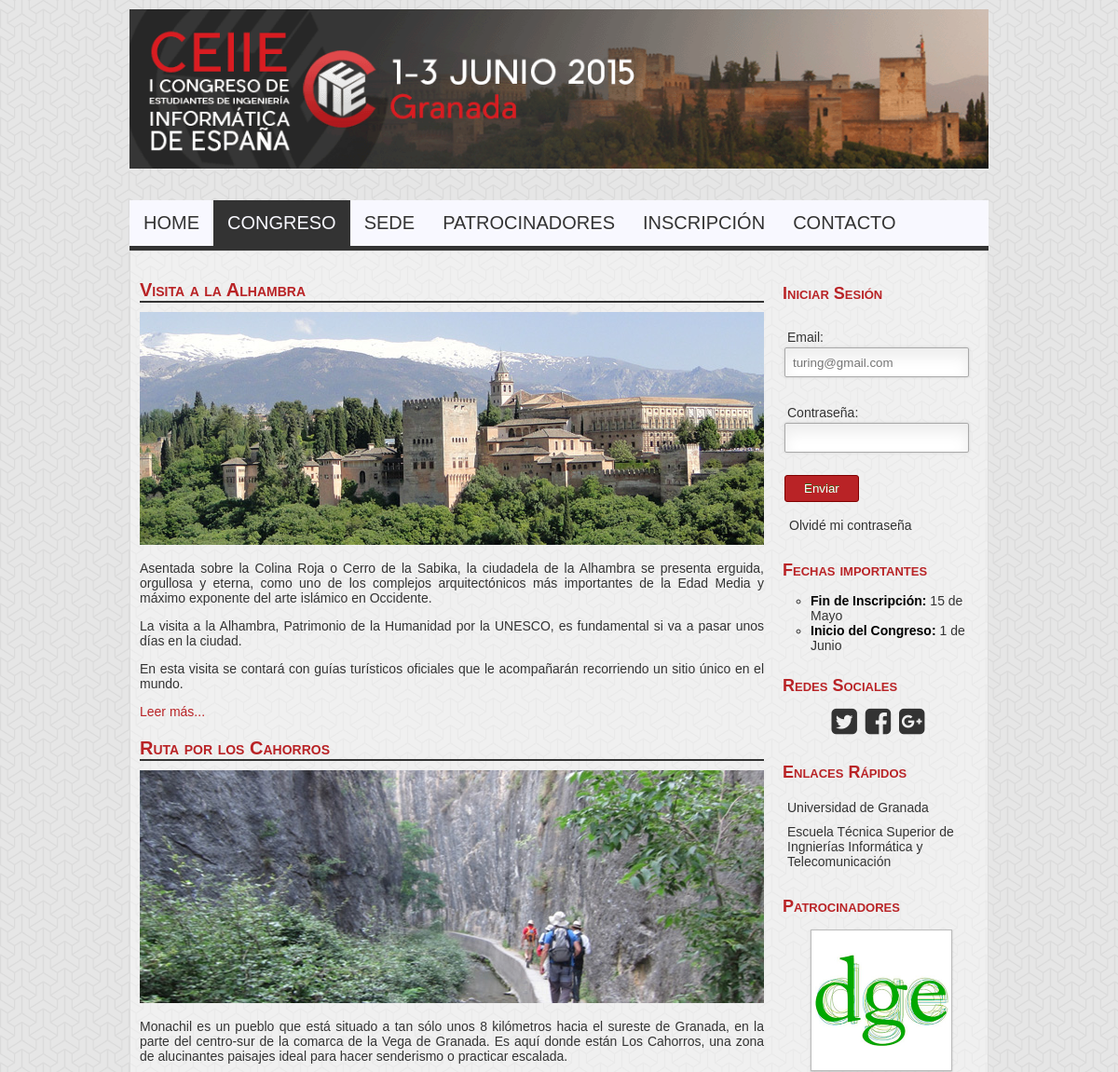
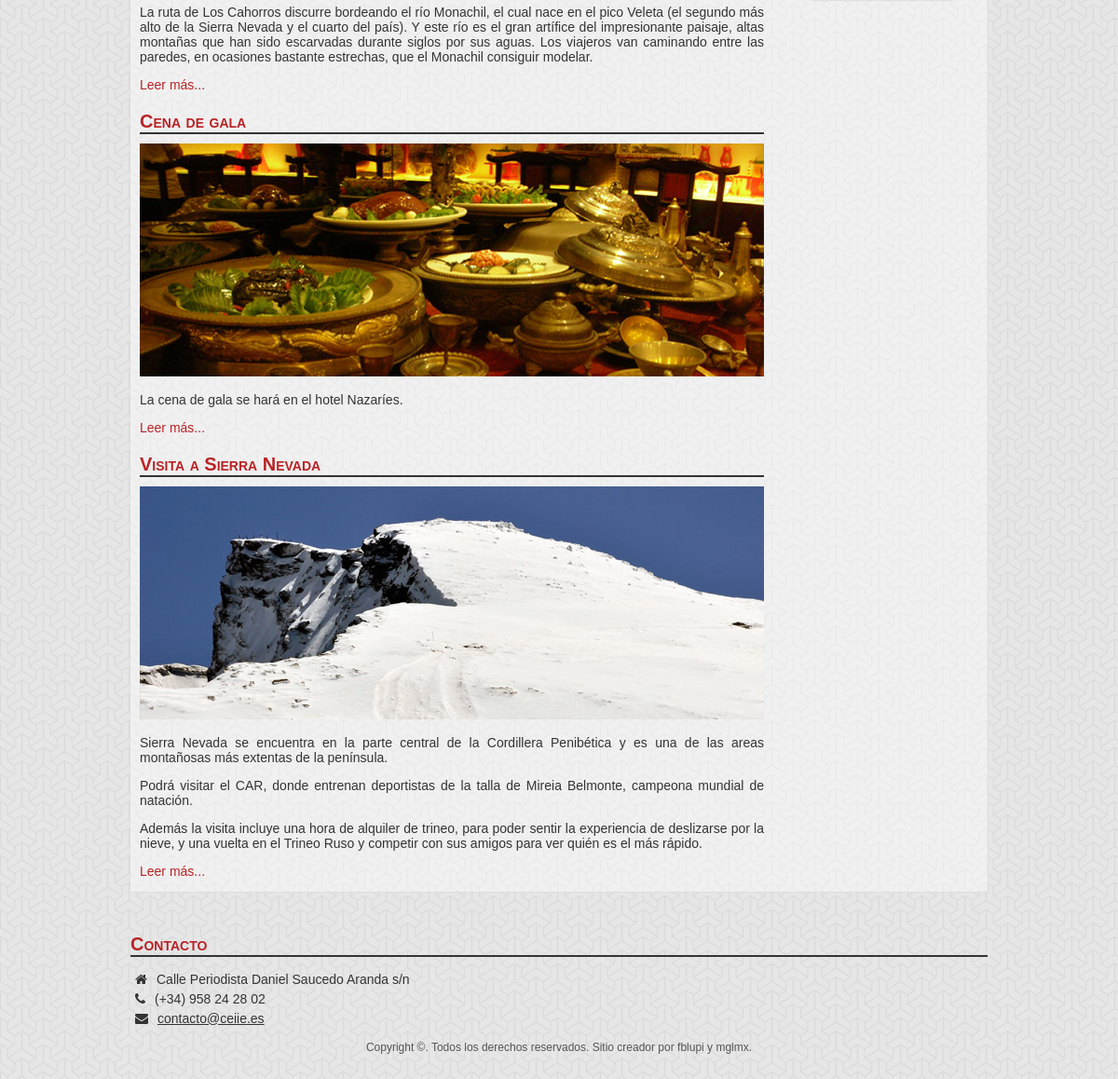
The page /P5/index.php?cat=actividades on the database its author committed (2 pictures, top to bottom).
### tables this page shows
CREATE TABLE IF NOT EXISTS `actividades` (
  `ID_act` varchar(30) NOT NULL,
  `Titulo` varchar(30) NOT NULL,
  `Fecha` date NOT NULL,
  `Hora_salida` time NOT NULL,
  `Hora_llegada` time DEFAULT NULL,
  `Descripcion` text NOT NULL,
  `Detalles` text NOT NULL,
  `Foto_src` varchar(256) NOT NULL,
  `Foto_title` varchar(32) NOT NULL,
  `Foto_alt` varchar(32) NOT NULL,
  `Precio` float NOT NULL,
  `Minifoto_src` varchar(256) NOT NULL
);

### P5/contenido/actividades/actividades.php (the view, shortened to what this page needs)
<div id="content">
    <section>
        <?php
            $conexion = mysql_connect('localhost','root','macoy123') or exit('No se pudo conectar con el servidor');
            $seleccion = "SELECT * FROM actividades";
            $resultado = mysql_query ($seleccion, $conexion);
            $numFilas = mysql_num_rows ($resultado);
            if($numFilas>0){
                while($fila = mysql_fetch_array ($resultado)){
                    echo '<article>';
                    echo '  <h1>'.$fila['Titulo'].'</h1>';
                    echo '   <img title="'.$fila['Foto_title'].'" alt="'.$fila['Foto_alt'].'"src="'.$fila['Foto_src'].'"/>';
                    $descripcion=explode(';',$fila['Descripcion']);
                    for($i=0;$i<count($descripcion);$i=$i+1)
                        echo '<p>'.$descripcion[$i].'</p>';
                    echo '<p><a href="index.php?cat=actividades&act='.$fila['ID_act'].'">Leer más...</a></p>';
                    echo '</article>';
                }
            }
        ?>
    </section>
</div>

### P5/css/style.css (style rules this page uses)
body { font-family: Pier, sans-serif; width: 980px; margin: auto; background-image: url("../images/background.png"); background-repeat: repeat; }
#main #content { padding-top: 10px; width: 75%; float: left; clear: both; }
#main h1 { font-variant: small-caps; font-weight: bolder; font-size: 20px; color: #B92326; border-bottom: 2px solid #333333; margin-bottom: 10px; }
#main #content section { margin: 10px; }
#main #content section article { text-align: justify; }
#main #content section a { text-decoration: none; color: #B92326; }

### rows shown on the page
actividades: Titulo "Visita a la Alhambra", Foto_alt+Foto_src (picture), Descripcion "Asentada sobre la Colina Roja o Cerro de la Sabika, la ciudadela de la Alhambra se presenta erguida, orgullosa y eterna, como uno de los complejos arquitectónicos más importantes de la Edad Media y máximo exponente del arte islámico en Occidente.", Descripcion "La visita a la Alhambra, Patrimonio de la Humanidad por la UNESCO, es fundamental si va a pasar unos días en la ciudad.", Descripcion "En esta visita se contará con guías turísticos oficiales que le acompañarán recorriendo un sitio único en el mundo."
actividades: Titulo "Ruta por los Cahorros", Foto_alt+Foto_src (picture), Descripcion "Monachil es un pueblo que está situado a tan sólo unos 8 kilómetros hacia el sureste de Granada, en la parte del centro-sur de la comarca de la Vega de Granada. Es aquí donde están Los Cahorros, una zona de alucinantes paisajes ideal para hacer senderismo o practicar escalada.", Descripcion "La ruta de Los Cahorros discurre bordeando el río Monachil, el cual nace en el pico Veleta (el segundo más alto de la Sierra Nevada y el cuarto del país). Y este río es el gran artífice del impresionante paisaje, altas montañas que han sido escarvadas durante siglos por sus aguas. Los viajeros van caminando entre las paredes, en ocasiones bastante estrechas, que el Monachil consiguir modelar."
actividades: Titulo "Cena de gala", Foto_src (picture), Descripcion "La cena de gala se hará en el hotel Nazaríes."
actividades: Titulo "Visita a Sierra Nevada", Foto_alt+Foto_src (picture), Descripcion "Sierra Nevada se encuentra en la parte central de la Cordillera Penibética y es una de las areas montañosas más extentas de la península.", Descripcion "Podrá visitar el CAR, donde entrenan deportistas de la talla de Mireia Belmonte, campeona mundial de natación.", Descripcion "Además la visita incluye una hora de alquiler de trineo, para poder sentir la experiencia de deslizarse por la nieve, y una vuelta en el Trineo Ruso y competir con sus amigos para ver quién es el más rápido."
